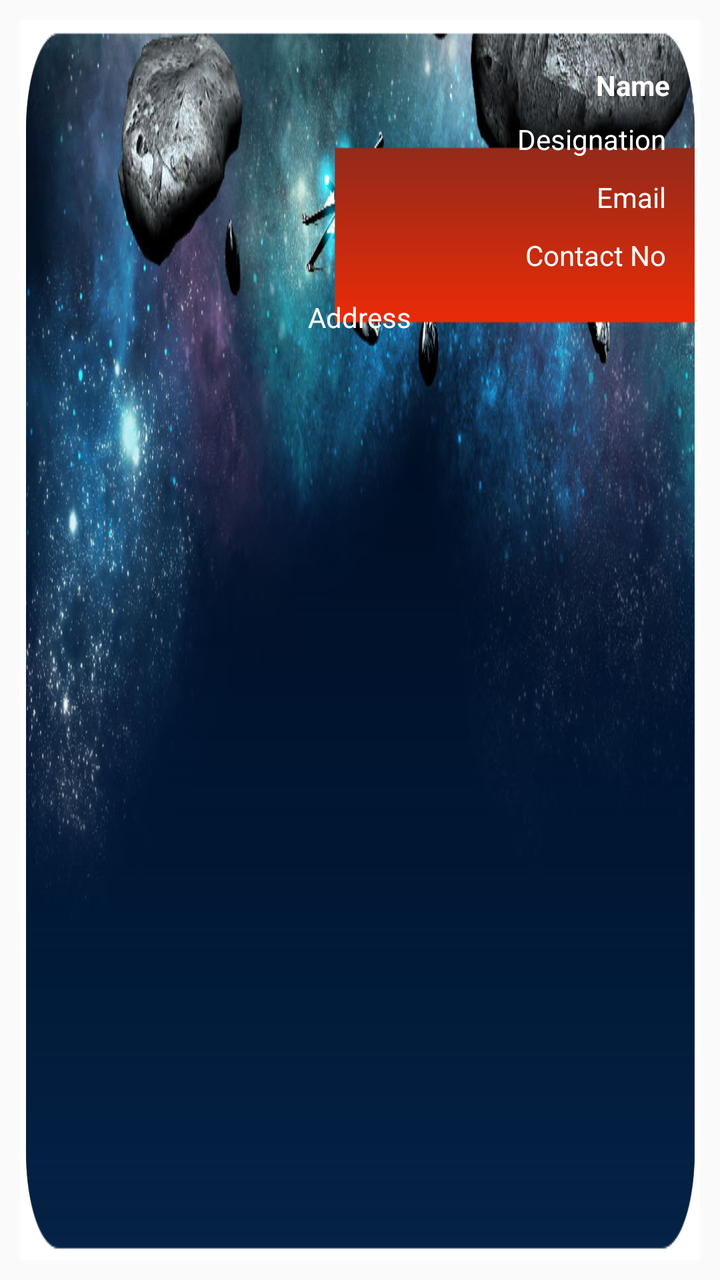
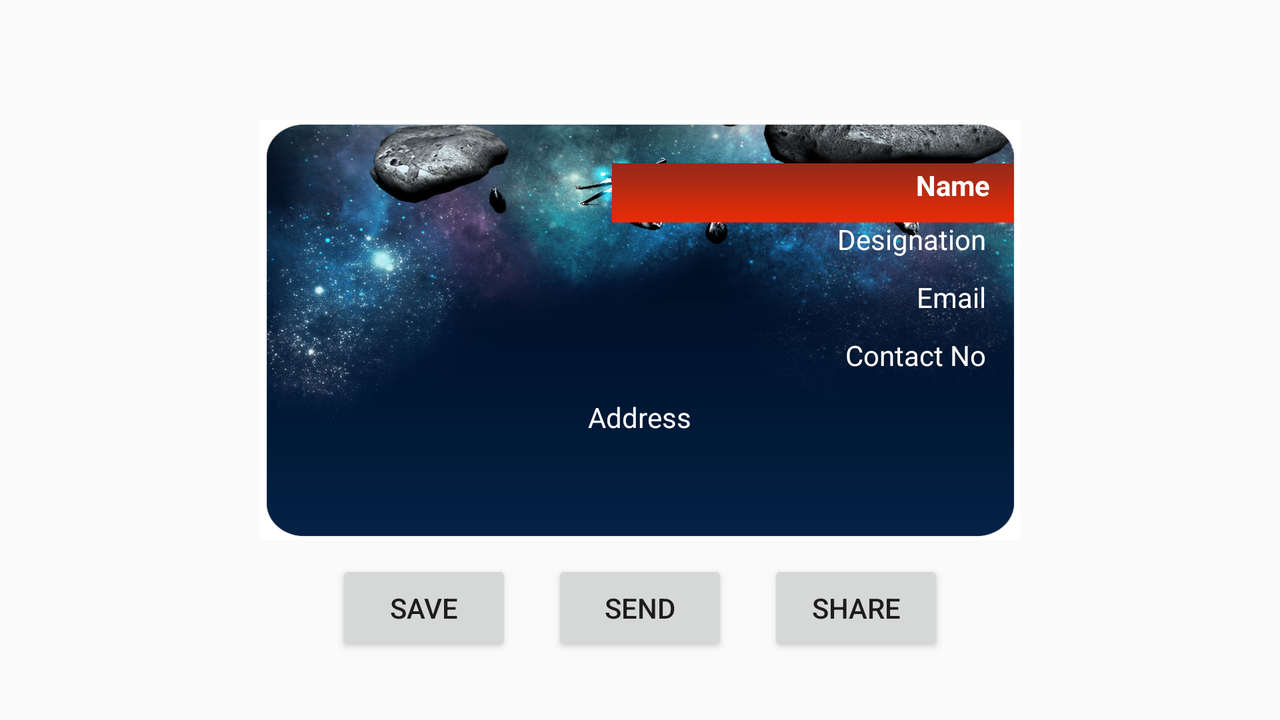

The same Android screen from two of the app's own layout files: first res/layout/ as a phone draws it, then the author's variant for another configuration, drawn on a device whose configuration selects that folder. Both files follow.
<!-- AndroidManifest.xml: application theme AppTheme -->
<!-- res/layout/activity_mc_edit6.xml -->
<?xml version="1.0" encoding="utf-8"?>
<LinearLayout
    xmlns:android="http://schemas.android.com/apk/res/android"
    xmlns:app="http://schemas.android.com/apk/res-auto"
    android:orientation="vertical"
    android:layout_width="match_parent"
    android:layout_height="210dp"
    android:layout_marginTop="50dp"
    android:id="@+id/mainLayout"
    android:padding="10dp">



        <RelativeLayout
            android:id="@+id/container"
            android:layout_width="match_parent"
            android:layout_height="wrap_content"
            android:background="@drawable/cardedit17"
            android:orientation="vertical">

            <TextView
                android:id="@+id/name"
                android:layout_width="wrap_content"
                android:layout_height="wrap_content"
                android:layout_alignParentEnd="true"
                android:layout_gravity="right"
                android:layout_marginTop="23dp"
                android:layout_marginEnd="15dp"
                android:layout_marginRight="35dp"
                android:text="Name"
                android:textColor="@color/white"
                android:textStyle="bold" />

            <TextView
                android:id="@+id/designation"
                android:layout_width="wrap_content"
                android:layout_height="wrap_content"
                android:layout_below="@+id/name"
                android:layout_alignParentRight="true"
                android:layout_marginTop="6dp"
                android:layout_marginEnd="15dp"
                android:layout_marginRight="15dp"
                android:padding="2dp"
                android:text="Designation"
                android:textColor="@color/white" />

            <TextView
                android:id="@+id/email"
                android:layout_width="wrap_content"
                android:layout_height="wrap_content"
                android:layout_below="@+id/designation"
                android:layout_alignParentRight="true"
                android:layout_marginTop="6dp"
                android:layout_marginEnd="15dp"
                android:layout_marginRight="15dp"
                android:padding="2dp"
                android:text="Email"
                android:textColor="@color/white" />

            <TextView
                android:id="@+id/phone"
                android:layout_width="wrap_content"
                android:layout_height="wrap_content"
                android:layout_below="@+id/email"
                android:layout_alignParentRight="true"
                android:layout_marginTop="6dp"
                android:layout_marginEnd="15dp"
                android:layout_marginRight="15dp"
                android:padding="2dp"
                android:text="Contact No"
                android:textColor="@color/white" />

            <TextView
                android:id="@+id/address"
                android:layout_width="wrap_content"
                android:layout_height="wrap_content"
                android:layout_below="@+id/phone"
                android:layout_centerHorizontal="true"
                android:layout_marginTop="8dp"
                android:layout_marginBottom="20dp"
                android:padding="2dp"
                android:text="Address"
                android:textColor="@color/white" />

            
        </RelativeLayout>



</LinearLayout>
<!-- resources referenced by this layout -->
<resources>
  <color name="white">#fff</color>
  <!-- drawable cardedit17: png bitmap (drawable, 553598 bytes) -->
  <style name="AppTheme" parent="Theme.AppCompat.Light.NoActionBar">
          
          <item name="colorPrimary">@color/colorPrimary</item>
          <item name="colorPrimaryDark">@color/colorPrimaryDark</item>
          <item name="colorAccent">@color/colorAccent</item>
      </style>
  <color name="colorPrimary">#008577</color>
  <color name="colorPrimaryDark">#00574B</color>
  <color name="colorAccent">#D81B60</color>
</resources>
<!-- res/layout-land/activity_mc_edit6.xml (the author's variant of the layout above) -->
<!-- drawn on the phone turned sideways -->
<?xml version="1.0" encoding="utf-8"?>
<ScrollView xmlns:android="http://schemas.android.com/apk/res/android"
    android:id="@+id/ScrollView01"
    android:layout_width="fill_parent"
    android:layout_height="fill_parent" >
    <LinearLayout
        android:layout_width="match_parent"
        android:layout_height="wrap_content"
        android:orientation="vertical">
<LinearLayout
    xmlns:android="http://schemas.android.com/apk/res/android"
    xmlns:app="http://schemas.android.com/apk/res-auto"
    android:orientation="vertical"
    android:layout_width="400dp"
    android:layout_height="wrap_content"
    android:layout_marginTop="50dp"
    android:id="@+id/mainLayout"
    android:padding="10dp"
    android:layout_gravity="center_horizontal">

    <LinearLayout
        android:layout_width="match_parent"
        android:layout_height="wrap_content"
        android:orientation="vertical">

        <RelativeLayout
            android:id="@+id/container"
            android:layout_width="match_parent"
            android:layout_height="210dp"
            android:background="@drawable/cardedit17"
            android:orientation="vertical">

            <TextView
                android:id="@+id/name"
                android:layout_width="wrap_content"
                android:layout_height="wrap_content"
                android:layout_alignParentEnd="true"
                android:layout_gravity="right"
                android:layout_marginTop="23dp"
                android:layout_marginEnd="15dp"
                android:layout_marginRight="35dp"
                android:text="Name"
                android:textColor="@color/white"
                android:textStyle="bold" />

            <TextView
                android:id="@+id/designation"
                android:layout_width="wrap_content"
                android:layout_height="wrap_content"
                android:layout_below="@+id/name"
                android:layout_alignParentRight="true"
                android:layout_marginTop="6dp"
                android:layout_marginEnd="15dp"
                android:layout_marginRight="15dp"
                android:padding="2dp"
                android:text="Designation"
                android:textColor="@color/white" />

            <TextView
                android:id="@+id/email"
                android:layout_width="wrap_content"
                android:layout_height="wrap_content"
                android:layout_below="@+id/designation"
                android:layout_alignParentRight="true"
                android:layout_marginTop="6dp"
                android:layout_marginEnd="15dp"
                android:layout_marginRight="15dp"
                android:padding="2dp"
                android:text="Email"
                android:textColor="@color/white" />

            <TextView
                android:id="@+id/phone"
                android:layout_width="wrap_content"
                android:layout_height="wrap_content"
                android:layout_below="@+id/email"
                android:layout_alignParentRight="true"
                android:layout_marginTop="6dp"
                android:layout_marginEnd="15dp"
                android:layout_marginRight="15dp"
                android:padding="2dp"
                android:text="Contact No"
                android:textColor="@color/white" />

            <TextView
                android:id="@+id/address"
                android:layout_width="wrap_content"
                android:layout_height="wrap_content"
                android:layout_below="@+id/phone"
                android:layout_centerHorizontal="true"
                android:layout_marginTop="8dp"
                android:layout_marginBottom="20dp"
                android:padding="2dp"
                android:text="Address"
                android:textColor="@color/white" />

            
        </RelativeLayout>

        <LinearLayout
            android:layout_width="match_parent"
            android:layout_height="wrap_content"
            android:orientation="horizontal"
            android:gravity="center">
            <Button
                android:id="@+id/save"
                android:layout_width="wrap_content"
                android:layout_height="wrap_content"
                android:text="save"
                android:layout_margin="10dp"
                android:padding="5dp"/>

            <Button
                android:id="@+id/send"
                android:layout_width="wrap_content"
                android:layout_height="wrap_content"
                android:layout_margin="10dp"
                android:padding="5dp"
                android:text="Send" />

            <Button
                android:id="@+id/share"
                android:layout_width="wrap_content"
                android:layout_height="wrap_content"
                android:layout_margin="10dp"
                android:padding="5dp"
                android:text="Share" />
        </LinearLayout>

    </LinearLayout>

</LinearLayout>
    </LinearLayout>
</ScrollView>
